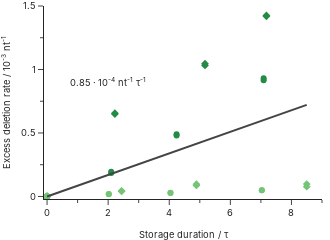

This figure's notebook cell:
### Code cell
df = data.data[f"overall_error_rates"].copy()
df.drop(df.loc[df['type'] == "delevents"].index, inplace=True)
df.drop(df.loc[df['type'] == "substitutions"].index, inplace=True)
df.drop(df.loc[df['type'] == "insertions"].index, inplace=True)


colors = ['#238b45', '#74c476', '#bae4b3']


df['delta_rate'] = df['rate']
for group in df['group'].unique():
    for errortype in df['type'].unique():
        for read in df['read'].unique():
            idata = df.loc[(df['group'] == group) & (df['type'] == errortype) & (df['read'] == read)]
            baseline = df.loc[(df['delta_series_var'] == 0) & (df['group'] == group) & (df['type'] == errortype) & (df['read'] == read), 'rate'].mean()
            df.loc[(df['group'] == group) & (df['type'] == errortype) & (df['read'] == read), 'delta_rate'] -= baseline

df[['prov', 'GC']] = df['group'].str.split("_", expand=True)

fig = px.scatter(
    df, 
    x=df['delta_series_var'], 
    y=df['delta_rate']*1000, 
    color='prov',
    symbol='GC', 
    trendline='ols',
    trendline_scope="overall",
    trendline_options={"add_constant": False},
    trendline_color_override="#444444",
    color_discrete_sequence=['#238b45', '#74c476', '#bae4b3']
)
fig.add_annotation(
    x=2, y=0.9,
    text=f"{10*px.get_trendline_results(fig).px_fit_results[0].params[0]:.2f} · 10<sup>-4</sup> nt<sup>-1</sup> τ<sup>-1</sup>",
    showarrow=False,
    font={'family': "Inter", 'size': 28/3}
)


fig.update_layout(
    template="simple_white", 
    height=220, 
    width=330, 
    showlegend=False, 
    margin=dict(l=0, r=8, t=5, b=0),
    font_family="Inter",
    legend_font_size=28/3,
)
fig.update_xaxes(
    title_text='Storage duration / τ',
    title_font_family="Inter", 
    title_font_size=28/3, 
    range=[-0.1, 9],
    dtick=2,
    minor_ticks="outside", 
    minor_dtick=1,
    tickfont_size=28/3, 
)
fig.update_yaxes(
    title_text='Excess deletion rate / 10<sup>-3</sup> nt<sup>-1</sup>',
    title_font_family="Inter", 
    title_font_size=28/3, 
    range=[-0.02, 1.5],
    dtick=0.5,
    minor_ticks="outside", 
    minor_dtick=0.25,
    tickfont_size=28/3, 
)


fig.show()
fig.write_image("error_rates_deletions.svg")

### Figure 1 — Plotly figure (JSON) as saved in the notebook; plotly's stock layout.template omitted (floating-point values rounded to 4 significant figures)
{"data": [{"hovertemplate": "prov=Genscript<br>GC=GCall<br>delta_series_var=%{x}<br>y=%{y}<extra></extra>", "legendgroup": "Genscript, GCall", "marker": {"color": "#238b45", "symbol": "circle"}, "mode": "markers", "name": "Genscript, GCall", "orientation": "v", "showlegend": true, "type": "scatter", "x": [0, 0, 2.1, 2.1, 4.24, 4.24, 7.09, 7.09], "xaxis": "x", "y": [0, 0, 0.1953, 0.185, 0.4908, 0.4801, 0.9302, 0.9158], "yaxis": "y"}, {"hovertemplate": "prov=Genscript<br>GC=GCfix<br>delta_series_var=%{x}<br>y=%{y}<extra></extra>", "legendgroup": "Genscript, GCfix", "marker": {"color": "#238b45", "symbol": "diamond"}, "mode": "markers", "name": "Genscript, GCfix", "orientation": "v", "showlegend": true, "type": "scatter", "x": [0, 0, 2.22, 2.22, 5.17, 5.17, 7.18, 7.18], "xaxis": "x", "y": [0, 0, 0.656, 0.6489, 1.045, 1.032, 1.426, 1.419], "yaxis": "y"}, {"hovertemplate": "prov=Twist<br>GC=GCall<br>delta_series_var=%{x}<br>y=%{y}<extra></extra>", "legendgroup": "Twist, GCall", "marker": {"color": "#74c476", "symbol": "circle"}, "mode": "markers", "name": "Twist, GCall", "orientation": "v", "showlegend": true, "type": "scatter", "x": [0, 0, 2.02, 2.02, 4.04, 4.04, 7.03, 7.03], "xaxis": "x", "y": [0, 0, 0.01854, 0.0181, 0.02728, 0.02971, 0.04982, 0.04851], "yaxis": "y"}, {"hovertemplate": "prov=Twist<br>GC=GCfix<br>delta_series_var=%{x}<br>y=%{y}<extra></extra>", "legendgroup": "Twist, GCfix", "marker": {"color": "#74c476", "symbol": "diamond"}, "mode": "markers", "name": "Twist, GCfix", "orientation": "v", "showlegend": true, "type": "scatter", "x": [0, 0, 2.44, 2.44, 4.89, 4.89, 8.5, 8.5], "xaxis": "x", "y": [0, 0, 0.04337, 0.04063, 0.0971, 0.08666, 0.09726, 0.07736], "yaxis": "y"}, {"hovertemplate": "<b>OLS trendline</b><br>y = 0.0848774 * delta_series_var<br>R<sup>2</sup>=0.505402<br><br>delta_series_var=%{x}<br>y=%{y} <b>(trend)</b><extra></extra>", "legendgroup": "Overall Trendline", "line": {"color": "#444444"}, "mode": "lines", "name": "Overall Trendline", "showlegend": true, "type": "scatter", "x": [0, 0, 0, 0, 0, 0, 0, 0, 2.02, 2.02, 2.1, 2.1, 2.22, 2.22, 2.44, 2.44, 4.04, 4.04, 4.24, 4.24, 4.89, 4.89, 5.17, 5.17, 7.03, 7.03, 7.09, 7.09, 7.18, 7.18, 8.5, 8.5], "xaxis": "x", "y": [0, 0, 0, 0, 0, 0, 0, 0, 0.1715, 0.1715, 0.1782, 0.1782, 0.1884, 0.1884, 0.2071, 0.2071, 0.3429, 0.3429, 0.3599, 0.3599, 0.4151, 0.4151, 0.4388, 0.4388, 0.5967, 0.5967, 0.6018, 0.6018, 0.6094, 0.6094, 0.7215, 0.7215], "yaxis": "y"}], "layout": {"annotations": [{"font": {"family": "Inter", "size": 9.333}, "showarrow": false, "text": "0.85 · 10<sup>-4</sup> nt<sup>-1</sup> τ<sup>-1</sup>", "x": 2, "y": 0.9}], "font": {"family": "Inter"}, "height": 220, "legend": {"font": {"size": 9.333}, "title": {"text": "prov, GC"}, "tracegroupgap": 0}, "margin": {"b": 0, "l": 0, "r": 8, "t": 5}, "showlegend": false, "width": 330, "xaxis": {"anchor": "y", "domain": [0, 1], "dtick": 2, "minor": {"dtick": 1, "ticks": "outside"}, "range": [-0.1, 9], "tickfont": {"size": 9.333}, "title": {"font": {"family": "Inter", "size": 9.333}, "text": "Storage duration / τ"}}, "yaxis": {"anchor": "x", "domain": [0, 1], "dtick": 0.5, "minor": {"dtick": 0.25, "ticks": "outside"}, "range": [-0.02, 1.5], "tickfont": {"size": 9.333}, "title": {"font": {"family": "Inter", "size": 9.333}, "text": "Excess deletion rate / 10<sup>-3</sup> nt<sup>-1</sup>"}}}}
